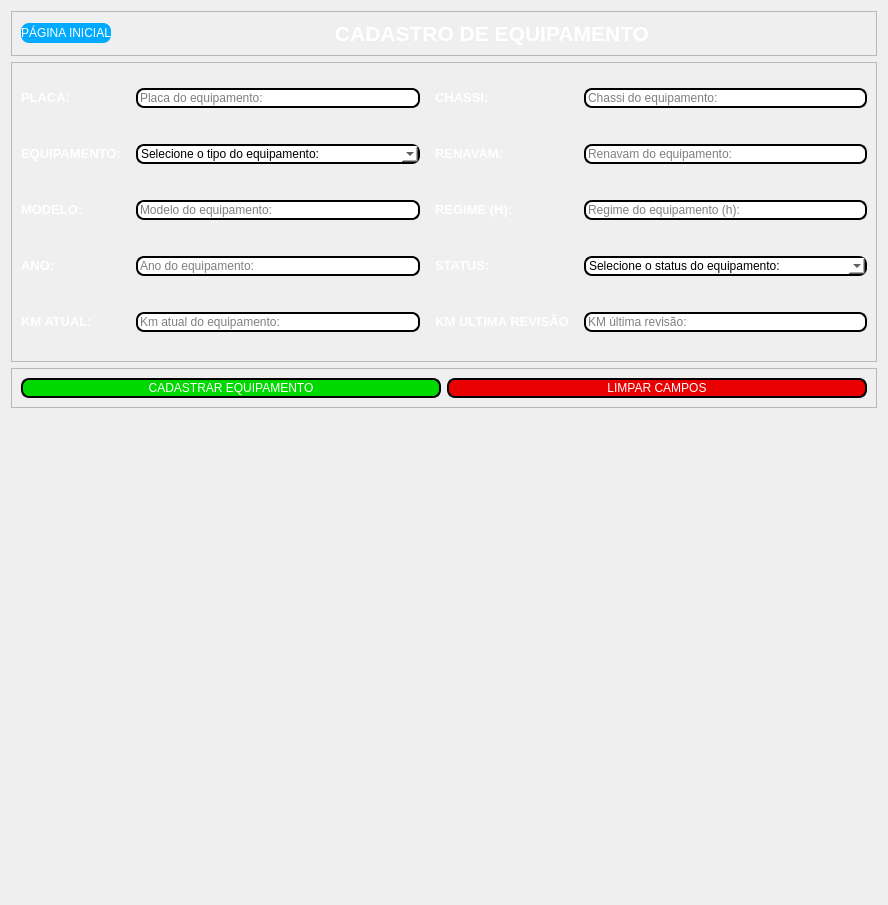
         <widget class="QWidget" name="page_13">
          <layout class="QVBoxLayout" name="verticalLayout_42">
           <item>
            <widget class="QFrame" name="frame_cadastro_equipamento_titulo">
             <property name="frameShape">
              <enum>QFrame::StyledPanel</enum>
             </property>
             <property name="frameShadow">
              <enum>QFrame::Raised</enum>
             </property>
             <layout class="QHBoxLayout" name="horizontalLayout_45">
              <item>
               <widget class="QPushButton" name="btn_cadastro_equipamento_pg_inicial">
                <property name="minimumSize">
                 <size>
                  <width>0</width>
                  <height>20</height>
                 </size>
                </property>
                <property name="maximumSize">
                 <size>
                  <width>200</width>
                  <height>16777215</height>
                 </size>
                </property>
                <property name="styleSheet">
                 <string notr="true">background-color: rgb(0, 170, 255);
color: rgb(255, 255, 255);
border-radius: 8px;
border: 0px;</string>
                </property>
                <property name="text">
                 <string>PÁGINA INICIAL</string>
                </property>
               </widget>
              </item>
              <item>
               <widget class="QLabel" name="lbl_cadastro_equipamento_titulo">
                <property name="minimumSize">
                 <size>
                  <width>750</width>
                  <height>0</height>
                 </size>
                </property>
                <property name="text">
                 <string>&lt;html&gt;&lt;head/&gt;&lt;body&gt;&lt;p align=&quot;center&quot;&gt;&lt;span style=&quot; font-size:16pt; font-weight:600; color:#ffffff;&quot;&gt;CADASTRO DE EQUIPAMENTO&lt;/span&gt;&lt;/p&gt;&lt;/body&gt;&lt;/html&gt;</string>
                </property>
               </widget>
              </item>
             </layout>
            </widget>
           </item>
           <item>
            <widget class="QFrame" name="frame_cadastro_equipamento_info">
             <property name="minimumSize">
              <size>
               <width>0</width>
               <height>300</height>
              </size>
             </property>
             <property name="frameShape">
              <enum>QFrame::StyledPanel</enum>
             </property>
             <property name="frameShadow">
              <enum>QFrame::Raised</enum>
             </property>
             <layout class="QGridLayout" name="gridLayout_9">
              <property name="horizontalSpacing">
               <number>15</number>
              </property>
              <property name="verticalSpacing">
               <number>20</number>
              </property>
              <item row="0" column="0">
               <widget class="QLabel" name="lbl_cadastro_equipamento_placa">
                <property name="text">
                 <string>&lt;html&gt;&lt;head/&gt;&lt;body&gt;&lt;p&gt;&lt;span style=&quot; font-size:10pt; font-weight:600; color:#ffffff;&quot;&gt;PLACA:&lt;/span&gt;&lt;/p&gt;&lt;/body&gt;&lt;/html&gt;</string>
                </property>
               </widget>
              </item>
              <item row="0" column="1">
               <widget class="QLineEdit" name="edit_cadastro_equipamento_placa">
                <property name="styleSheet">
                 <string notr="true">border-radius: 8px;
border:  2px solid black;
background-color: rgb(255, 255, 255);</string>
                </property>
                <property name="placeholderText">
                 <string>Placa do equipamento:</string>
                </property>
               </widget>
              </item>
              <item row="1" column="0">
               <widget class="QLabel" name="lbl_cadastro_equipamento_equipamento">
                <property name="text">
                 <string>&lt;html&gt;&lt;head/&gt;&lt;body&gt;&lt;p&gt;&lt;span style=&quot; font-size:10pt; font-weight:600; color:#ffffff;&quot;&gt;EQUIPAMENTO:&lt;/span&gt;&lt;/p&gt;&lt;/body&gt;&lt;/html&gt;</string>
                </property>
               </widget>
              </item>
              <item row="1" column="1">
               <widget class="QComboBox" name="box_cadastro_equipamento_equipamento">
                <property name="styleSheet">
                 <string notr="true">border-radius: 8px;
border:  2px solid black;
background-color: rgb(255, 255, 255);</string>
                </property>
                <item>
                 <property name="text">
                  <string>Selecione o tipo do equipamento:</string>
                 </property>
                </item>
                <item>
                 <property name="text">
                  <string>MUNCK</string>
                 </property>
                </item>
                <item>
                 <property name="text">
                  <string>CAVALO_MECANICO</string>
                 </property>
                </item>
                <item>
                 <property name="text">
                  <string>CAVALO_MUNCK</string>
                 </property>
                </item>
                <item>
                 <property name="text">
                  <string>GUINDASTE</string>
                 </property>
                </item>
                <item>
                 <property name="text">
                  <string>POLIGUINDASTE</string>
                 </property>
                </item>
                <item>
                 <property name="text">
                  <string>TANQUE</string>
                 </property>
                </item>
                <item>
                 <property name="text">
                  <string>VÁCUO</string>
                 </property>
                </item>
                <item>
                 <property name="text">
                  <string>PIPA</string>
                 </property>
                </item>
                <item>
                 <property name="text">
                  <string>CARRETA</string>
                 </property>
                </item>
                <item>
                 <property name="text">
                  <string>EMPILHADEIRA</string>
                 </property>
                </item>
                <item>
                 <property name="text">
                  <string>PA_CARREGADEIRA</string>
                 </property>
                </item>
                <item>
                 <property name="text">
                  <string>PTA</string>
                 </property>
                </item>
                <item>
                 <property name="text">
                  <string>VAN</string>
                 </property>
                </item>
                <item>
                 <property name="text">
                  <string>GOL</string>
                 </property>
                </item>
                <item>
                 <property name="text">
                  <string>SPIN</string>
                 </property>
                </item>
                <item>
                 <property name="text">
                  <string>MOBI</string>
                 </property>
                </item>
               </widget>
              </item>
              <item row="2" column="0">
               <widget class="QLabel" name="lbl_cadastro_equipamento_modelo">
                <property name="text">
                 <string>&lt;html&gt;&lt;head/&gt;&lt;body&gt;&lt;p&gt;&lt;span style=&quot; font-size:10pt; font-weight:600; color:#ffffff;&quot;&gt;MODELO:&lt;/span&gt;&lt;/p&gt;&lt;/body&gt;&lt;/html&gt;</string>
                </property>
               </widget>
              </item>
              <item row="2" column="1">
               <widget class="QLineEdit" name="edit_cadastro_equipamento_modelo">
                <property name="styleSheet">
                 <string notr="true">border-radius: 8px;
border:  2px solid black;
background-color: rgb(255, 255, 255);</string>
                </property>
                <property name="placeholderText">
                 <string>Modelo do equipamento:</string>
                </property>
               </widget>
              </item>
              <item row="3" column="0">
               <widget class="QLabel" name="lbl_cadastro_equipamento_ano">
                <property name="text">
                 <string>&lt;html&gt;&lt;head/&gt;&lt;body&gt;&lt;p&gt;&lt;span style=&quot; font-size:10pt; font-weight:600; color:#ffffff;&quot;&gt;ANO:&lt;/span&gt;&lt;/p&gt;&lt;/body&gt;&lt;/html&gt;</string>
                </property>
               </widget>
              </item>
              <item row="3" column="1">
               <widget class="QLineEdit" name="edit_cadastro_equipamento_ano">
                <property name="styleSheet">
                 <string notr="true">border-radius: 8px;
border:  2px solid black;
background-color: rgb(255, 255, 255);</string>
                </property>
                <property name="placeholderText">
                 <string>Ano do equipamento:</string>
                </property>
               </widget>
              </item>
              <item row="7" column="0">
               <widget class="QLabel" name="lbl_cadastro_equipamento_km_atual">
                <property name="text">
                 <string>&lt;html&gt;&lt;head/&gt;&lt;body&gt;&lt;p&gt;&lt;span style=&quot; font-size:10pt; font-weight:600; color:#ffffff;&quot;&gt;KM ATUAL:&lt;/span&gt;&lt;/p&gt;&lt;/body&gt;&lt;/html&gt;</string>
                </property>
               </widget>
              </item>
              <item row="7" column="1">
               <widget class="QLineEdit" name="edit_cadastro_equipamento_km_atual">
                <property name="styleSheet">
                 <string notr="true">border-radius: 8px;
border:  2px solid black;
background-color: rgb(255, 255, 255);</string>
                </property>
                <property name="placeholderText">
                 <string>Km atual do equipamento:</string>
                </property>
               </widget>
              </item>
              <item row="0" column="2">
               <widget class="QLabel" name="lbl_cadastro_equipamento_chassi">
                <property name="text">
                 <string>&lt;html&gt;&lt;head/&gt;&lt;body&gt;&lt;p&gt;&lt;span style=&quot; font-size:10pt; font-weight:600; color:#ffffff;&quot;&gt;CHASSI:&lt;/span&gt;&lt;/p&gt;&lt;/body&gt;&lt;/html&gt;</string>
                </property>
               </widget>
              </item>
              <item row="0" column="3">
               <widget class="QLineEdit" name="edit_cadastro_equipamento_chassi">
                <property name="styleSheet">
                 <string notr="true">border-radius: 8px;
border:  2px solid black;
background-color: rgb(255, 255, 255);</string>
                </property>
                <property name="placeholderText">
                 <string>Chassi do equipamento:</string>
                </property>
               </widget>
              </item>
              <item row="1" column="2">
               <widget class="QLabel" name="lbl_cadastro_equipamento_renavam">
                <property name="text">
                 <string>&lt;html&gt;&lt;head/&gt;&lt;body&gt;&lt;p&gt;&lt;span style=&quot; font-size:10pt; font-weight:600; color:#ffffff;&quot;&gt;RENAVAM:&lt;/span&gt;&lt;/p&gt;&lt;/body&gt;&lt;/html&gt;</string>
                </property>
               </widget>
              </item>
              <item row="1" column="3">
               <widget class="QLineEdit" name="edit_cadastro_equipamento_renavam">
                <property name="styleSheet">
                 <string notr="true">border-radius: 8px;
border:  2px solid black;
background-color: rgb(255, 255, 255);</string>
                </property>
                <property name="placeholderText">
                 <string>Renavam do equipamento:</string>
                </property>
               </widget>
              </item>
              <item row="2" column="2">
               <widget class="QLabel" name="lbl_cadastro_equipamento_regime">
                <property name="text">
                 <string>&lt;html&gt;&lt;head/&gt;&lt;body&gt;&lt;p&gt;&lt;span style=&quot; font-size:10pt; font-weight:600; color:#ffffff;&quot;&gt;REGIME (H):&lt;/span&gt;&lt;/p&gt;&lt;/body&gt;&lt;/html&gt;</string>
                </property>
               </widget>
              </item>
              <item row="2" column="3">
               <widget class="QLineEdit" name="edit_cadastro_equipamento_regime">
                <property name="styleSheet">
                 <string notr="true">border-radius: 8px;
border:  2px solid black;
background-color: rgb(255, 255, 255);</string>
                </property>
                <property name="placeholderText">
                 <string>Regime do equipamento (h):</string>
                </property>
               </widget>
              </item>
              <item row="3" column="2">
               <widget class="QLabel" name="lbl_cadastro_equipamento_status">
                <property name="text">
                 <string>&lt;html&gt;&lt;head/&gt;&lt;body&gt;&lt;p&gt;&lt;span style=&quot; font-size:10pt; font-weight:600; color:#ffffff;&quot;&gt;STATUS:&lt;/span&gt;&lt;/p&gt;&lt;/body&gt;&lt;/html&gt;</string>
                </property>
               </widget>
              </item>
              <item row="3" column="3">
               <widget class="QComboBox" name="box_cadastro_equipamento_status">
                <property name="styleSheet">
                 <string notr="true">border-radius: 8px;
border:  2px solid black;
background-color: rgb(255, 255, 255);</string>
                </property>
                <item>
                 <property name="text">
                  <string>Selecione o status do equipamento:</string>
                 </property>
                </item>
                <item>
                 <property name="text">
                  <string>EM_OPERACAO</string>
                 </property>
                </item>
                <item>
                 <property name="text">
                  <string>FORA_DE_OPERACAO</string>
                 </property>
                </item>
                <item>
                 <property name="text">
                  <string>EM_MANUTENÇÃO</string>
                 </property>
                </item>
               </widget>
              </item>
              <item row="7" column="2">
               <widget class="QLabel" name="lbl_cadastro_equipamento_km_ultima_revisao">
                <property name="text">
                 <string>&lt;html&gt;&lt;head/&gt;&lt;body&gt;&lt;p align=&quot;center&quot;&gt;&lt;span style=&quot; font-size:10pt; font-weight:600; color:#ffffff;&quot;&gt;KM ULTIMA REVISÃO&lt;/span&gt;&lt;/p&gt;&lt;/body&gt;&lt;/html&gt;</string>
                </property>
               </widget>
              </item>
              <item row="7" column="3">
               <widget class="QLineEdit" name="edit_cadastro_equipamento_km_ultima_revisao">
                <property name="styleSheet">
                 <string notr="true">border-radius: 8px;
border:  2px solid black;
background-color: rgb(255, 255, 255);</string>
                </property>
                <property name="placeholderText">
                 <string>KM última revisão:</string>
                </property>
               </widget>
              </item>
             </layout>
            </widget>
           </item>
           <item>
            <widget class="QFrame" name="frame_cadastro_equipamento_action">
             <property name="minimumSize">
              <size>
               <width>0</width>
               <height>40</height>
              </size>
             </property>
             <property name="frameShape">
              <enum>QFrame::StyledPanel</enum>
             </property>
             <property name="frameShadow">
              <enum>QFrame::Raised</enum>
             </property>
             <layout class="QHBoxLayout" name="horizontalLayout_46">
              <item>
               <widget class="QPushButton" name="btn_cadastro_equipamento_salvar">
                <property name="minimumSize">
                 <size>
                  <width>0</width>
                  <height>20</height>
                 </size>
                </property>
                <property name="styleSheet">
                 <string notr="true">color: rgb(255, 255, 255);
border-radius: 8px;
border: 2px solid black;
background-color: rgb(0, 217, 0);</string>
                </property>
                <property name="text">
                 <string>CADASTRAR EQUIPAMENTO</string>
                </property>
               </widget>
              </item>
              <item>
               <widget class="QPushButton" name="btn_cadastro_equipamento_limpar">
                <property name="minimumSize">
                 <size>
                  <width>0</width>
                  <height>20</height>
                 </size>
                </property>
                <property name="styleSheet">
                 <string notr="true">color: rgb(255, 255, 255);
border-radius: 8px;
border: 2px solid black;
background-color: rgb(234, 0, 0);</string>
                </property>
                <property name="text">
                 <string>LIMPAR CAMPOS</string>
                </property>
               </widget>
              </item>
             </layout>
            </widget>
           </item>
           <item>
            <spacer name="verticalSpacer_5">
             <property name="orientation">
              <enum>Qt::Vertical</enum>
             </property>
             <property name="sizeHint" stdset="0">
              <size>
               <width>20</width>
               <height>486</height>
              </size>
             </property>
            </spacer>
           </item>
          </layout>
         </widget>
